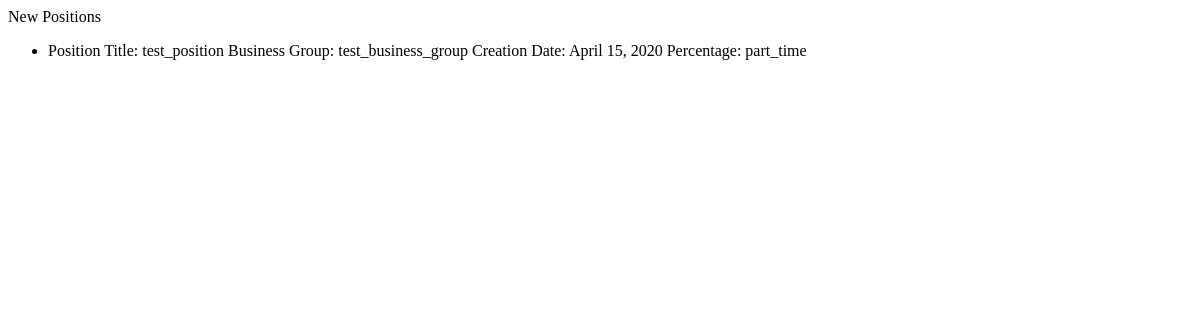
Page /focal_point/newpositions on the earlier database version.
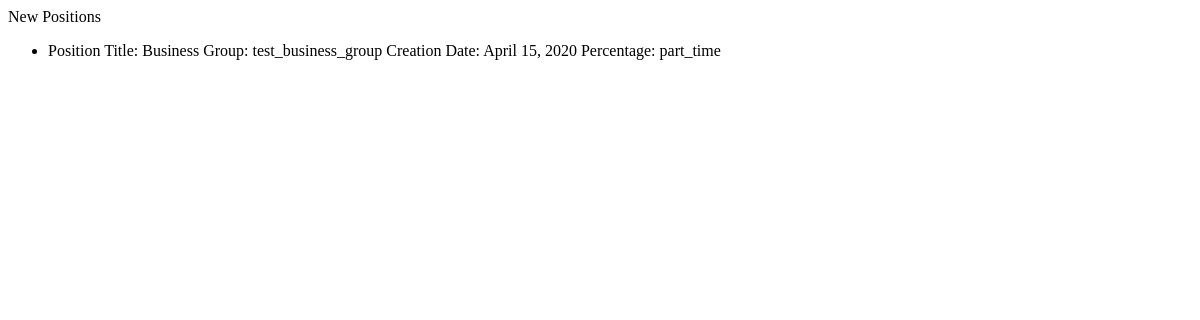
Same page on the later database version.
### recruit/models.py (models this page shows, shortened)
class NewPosition(models.Model):
    name = models.CharField(max_length=MAX_LENGTH, blank=True)
    percentage = models.CharField(choices=(('full_time', 'full_time'), ('part_time', 'part_time')), max_length=MAX_LENGTH)
    business_group = models.ForeignKey(BusinessGroup, on_delete=models.CASCADE)
    creation_date = models.DateField(default=now)

### custom_user/models.py (models this page shows, shortened)
class BusinessGroup(models.Model):
    id = models.CharField(primary_key=True, max_length=MAX_LENGTH)
    def __str__(self):
        return self.id

### focal_point/views.py (the view)
# urls.py: path('newpositions', focal_point_views.display_new_positions, name='newpositions')
def display_new_positions(request):
    new_positions = NewPosition.objects.all()
    return render(request, 'focal_point/newpositions.html', {'positions': new_positions})

### focal_point/templates/focal_point/newpositions.html (shortened to what this page needs)
<!DOCTYPE html>
<html lang="en">
<head>
</head>
    <body>
    New Positions
    <ul>
        {% for position in positions%}
        <li>
            Position Title: {{ position.name }}
            Business Group: {{ position.business_group }}
            Creation Date: {{ position.creation_date }}
            Percentage: {{ position.percentage}}
        </li>
        {% endfor %}
    </ul>
</body>
</html>

Differences in the rows shown:
changed NewPosition "part_time": name "test_position" → (not shown)
